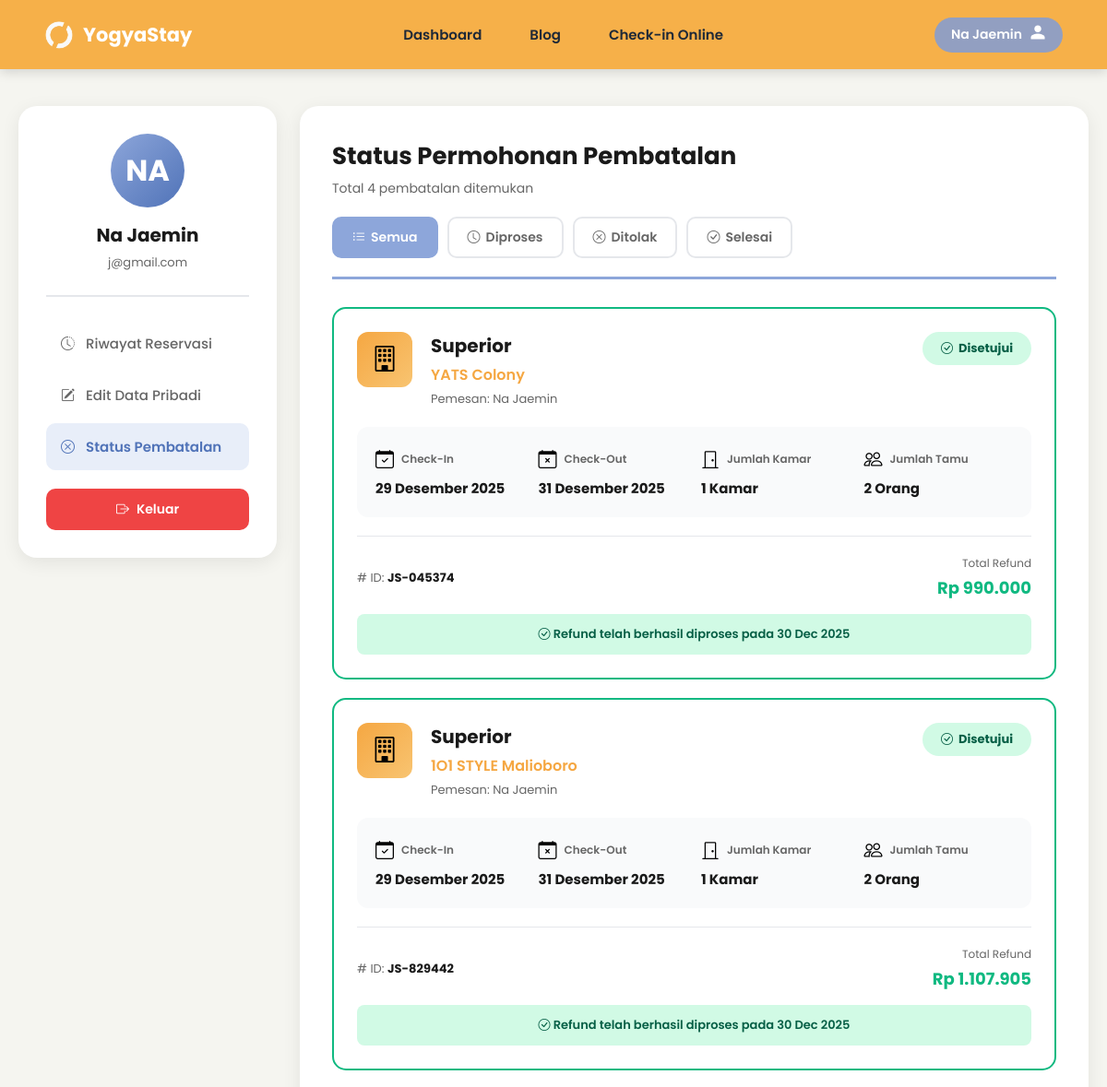
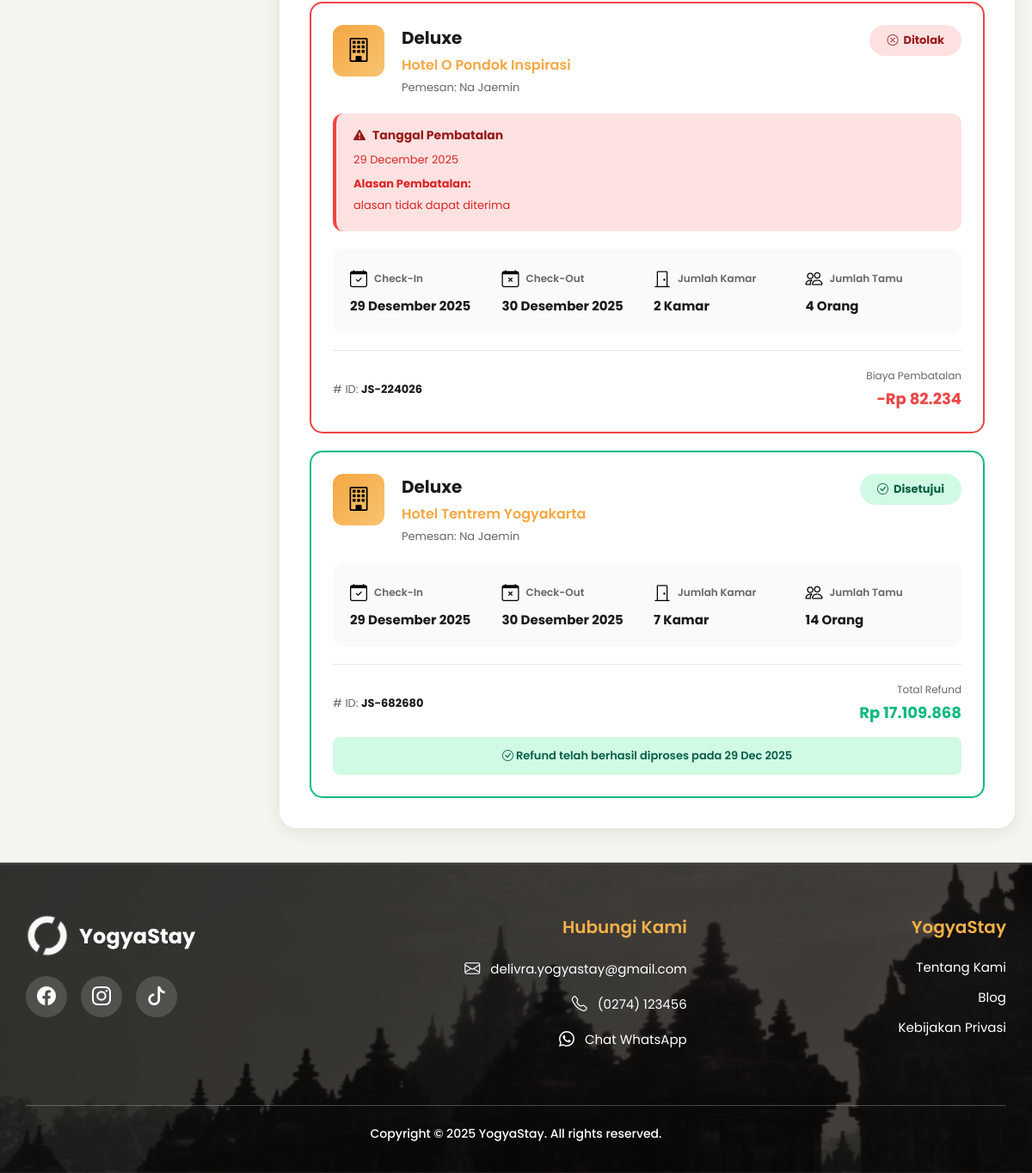
Screenshot of /users/status_pembatalan.php (signed in) with the database file from the repository (2 pictures, top to bottom).
### tables this page shows
CREATE TABLE `users` (
  `id_user` int(11) NOT NULL,
  `nama` varchar(100) NOT NULL,
  `email` varchar(100) NOT NULL,
  `password` varchar(255) NOT NULL,
  `no_telepon` varchar(20) DEFAULT NULL,
  `role_id` enum('user','admin') NOT NULL DEFAULT 'user',
  `created_at` timestamp NOT NULL DEFAULT current_timestamp(),
  `updated_at` timestamp NOT NULL DEFAULT current_timestamp() ON UPDATE current_timestamp(),
  `status` enum('aktif','nonaktif') NOT NULL DEFAULT 'aktif'
);

CREATE TABLE `pembatalan` (
  `id_pembatalan` int(11) NOT NULL,
  `id_booking` int(11) NOT NULL,
  `id_user` int(11) NOT NULL,
  `alasan` text NOT NULL,
  `biaya_pembatalan` decimal(12,2) NOT NULL,
  `total_refund` decimal(12,2) NOT NULL,
  `tanggal_pengajuan` datetime NOT NULL,
  `tanggal_diproses` datetime DEFAULT NULL,
  `status_pembatalan` enum('diproses','disetujui','ditolak') NOT NULL DEFAULT 'diproses',
  `alasan_admin` text DEFAULT NULL,
  `diproses_oleh` int(11) DEFAULT NULL,
  `created_at` timestamp NOT NULL DEFAULT current_timestamp()
);

CREATE TABLE `tipe_kamar` (
  `id_tipe_kamar` int(11) NOT NULL,
  `id_penginapan` int(11) NOT NULL,
  `nama_tipe` varchar(100) NOT NULL,
  `harga_per_malam` decimal(12,2) NOT NULL,
  `kapasitas_orang` int(11) NOT NULL,
  `jumlah_kamar` int(11) NOT NULL,
  `deskripsi` text DEFAULT NULL
);

CREATE TABLE `penginapan` (
  `id_penginapan` int(11) NOT NULL,
  `nama_penginapan` varchar(150) NOT NULL,
  `tipe_penginapan` enum('hotel','villa','homestay') NOT NULL,
  `id_kabupaten` int(11) NOT NULL,
  `id_kecamatan` int(11) NOT NULL,
  `alamat` text NOT NULL,
  `deskripsi` text DEFAULT NULL,
  `tentang_kami` text DEFAULT NULL,
  `harga_mulai` decimal(12,2) NOT NULL,
  `rating` decimal(3,2) DEFAULT 0.00,
  `jumlah_review` int(11) DEFAULT 0,
  `is_featured` tinyint(1) DEFAULT 0,
  `latitude` decimal(10,8) DEFAULT NULL,
  `longitude` decimal(11,8) DEFAULT NULL,
  `status` enum('aktif','nonaktif') DEFAULT 'aktif',
  `created_at` timestamp NOT NULL DEFAULT current_timestamp()
);

CREATE TABLE `booking` (
  `id_booking` int(11) NOT NULL,
  `kode_booking` varchar(20) NOT NULL,
  `id_user` int(11) NOT NULL,
  `id_penginapan` int(11) NOT NULL,
  `id_tipe_kamar` int(11) NOT NULL,
  `tanggal_checkin` date NOT NULL,
  `tanggal_checkout` date NOT NULL,
  `jumlah_kamar` int(11) NOT NULL,
  `jumlah_orang` int(11) NOT NULL,
  `total_harga` decimal(12,2) NOT NULL,
  `status_reservasi` enum('dipesan','check-in','selesai','dibatalkan','menunggu_pembatalan') DEFAULT NULL,
  `created_at` timestamp NOT NULL DEFAULT current_timestamp()
);

### users/status_pembatalan.php (the view, shortened to what this page needs)
<?php
require_once '../config.php';
$user_id = $_SESSION['user_id'];
$user_query = "SELECT nama, email FROM users WHERE id_user = $user_id";
$user_result = mysqli_query($conn, $user_query);
$user_data = mysqli_fetch_assoc($user_result);
$user_email = $user_data['email'] ?? 'user@gmail.com';
$filter = isset($_GET['filter']) ? $_GET['filter'] : 'semua';
$query = "SELECT p.*, b.kode_booking, b.tanggal_checkin, b.tanggal_checkout, b.jumlah_kamar, b.jumlah_orang,
          pen.nama_penginapan, tk.nama_tipe, u.nama as nama_pemesan
          FROM pembatalan p
          JOIN booking b ON p.id_booking = b.id_booking
          JOIN penginapan pen ON b.id_penginapan = pen.id_penginapan
          LEFT JOIN tipe_kamar tk ON b.id_tipe_kamar = tk.id_tipe_kamar
          JOIN users u ON p.id_user = u.id_user
          WHERE p.id_user = $user_id";
$query .= " ORDER BY p.tanggal_pengajuan DESC";
$result = mysqli_query($conn, $query);
$pembatalan_list = mysqli_fetch_all($result, MYSQLI_ASSOC);
function formatTanggalIndo($tanggal) {
    $bulan = array(
        1 => 'Januari', 2 => 'Februari', 3 => 'Maret', 4 => 'April',
        5 => 'Mei', 6 => 'Juni', 7 => 'Juli', 8 => 'Agustus',
        9 => 'September', 10 => 'Oktober', 11 => 'November', 12 => 'Desember'
    );
    $split = explode('-', $tanggal);
    return $split[2] . ' ' . $bulan[(int)$split[1]] . ' ' . $split[0];
}
require_once 'header.php';
?>
<link rel="stylesheet" href="https://cdn.jsdelivr.net/npm/bootstrap-icons@1.11.1/font/bootstrap-icons.css">
<div class="profile-wrapper">
    <div class="profile-container">
        <div class="profile-sidebar">
            <div class="profile-header">
                <div class="profile-avatar">
                    <?= strtoupper(substr($user_name, 0, 2)) ?>
                </div>
                <div class="profile-name"><?= htmlspecialchars($user_name) ?></div>
                <div class="profile-email"><?= htmlspecialchars($user_email) ?></div>
            </div>
            <div class="profile-menu">
                <a href="riwayat_reservasi.php" class="menu-item">
                    <i class="bi bi-clock-history"></i>
                    <span>Riwayat Reservasi</span>
                </a>
                <a href="profil.php" class="menu-item">
                    <i class="bi bi-pencil-square"></i>
                    <span>Edit Data Pribadi</span>
                </a>
                <a href="status_pembatalan.php" class="menu-item active">
                    <i class="bi bi-x-circle"></i>
                    <span>Status Pembatalan</span>
                </a>
            </div>
            <button class="btn-logout" onclick="confirmLogout()">
                <i class="bi bi-box-arrow-right"></i>
                <span>Keluar</span>
            </button>
        </div>
        <div class="reservasi-content">
            <div class="content-header">
                <div>
                    <h2 class="content-title">Status Permohonan Pembatalan</h2>
                    <p class="content-subtitle">Total <?= count($pembatalan_list) ?> pembatalan ditemukan</p>
                </div>
                <div class="filter-buttons">
                    <a href="?filter=semua" class="filter-btn <?= $filter == 'semua' ? 'active' : '' ?>">
                        <i class="bi bi-list-ul"></i>
                        <span>Semua</span>
                    </a>
                    <a href="?filter=diproses" class="filter-btn <?= $filter == 'diproses' ? 'active' : '' ?>">
                        <i class="bi bi-clock"></i>
                        <span>Diproses</span>
                    </a>
                    <a href="?filter=ditolak" class="filter-btn <?= $filter == 'ditolak' ? 'active' : '' ?>">
                        <i class="bi bi-x-circle"></i>
                        <span>Ditolak</span>
                    </a>
                    <a href="?filter=disetujui" class="filter-btn <?= $filter == 'disetujui' ? 'active' : '' ?>">
                        <i class="bi bi-check-circle"></i>
                        <span>Selesai</span>
                    </a>
                </div>
            </div>
            <div class="reservation-list">
                <?php if (empty($pembatalan_list)): ?>
                    <div class="empty-state">
                        <div class="empty-icon"><i class="bi bi-inbox"></i></div>
                        <h3 class="empty-title">Tidak Ada Pembatalan</h3>
                        <p class="empty-text">Anda belum memiliki riwayat pembatalan reservasi</p>
                    </div>
                <?php else: ?>
                    <?php foreach ($pembatalan_list as $pembatalan): ?>
                        <div class="reservation-card status-<?= $pembatalan['status_pembatalan'] ?>">
                            <span class="status-badge <?= $pembatalan['status_pembatalan'] ?>">
                                <?php if ($pembatalan['status_pembatalan'] == 'diproses'): ?>
                                    <i class="bi bi-clock"></i> Diproses
                                <?php elseif ($pembatalan['status_pembatalan'] == 'disetujui'): ?>
                                    <i class="bi bi-check-circle"></i> Disetujui
                                <?php else: ?>
                                    <i class="bi bi-x-circle"></i> Ditolak
                                <?php endif; ?>
                            </span>
                            <div class="card-header">
                                <div class="hotel-icon"><i class="bi bi-building"></i></div>
                                <div class="card-info">
                                    <div class="room-name"><?= htmlspecialchars($pembatalan['nama_tipe']) ?></div>
                                    <div class="hotel-name"><?= htmlspecialchars($pembatalan['nama_penginapan']) ?></div>
                                    <div class="pemesan-info">Pemesan: <?= htmlspecialchars($pembatalan['nama_pemesan']) ?></div>
                                </div>
                            </div>
                            <?php if ($pembatalan['status_pembatalan'] == 'ditolak'): ?>
                                <div class="cancellation-notice">
                                    <h4>
                                        <i class="bi bi-exclamation-triangle-fill"></i>
                                        Tanggal Pembatalan
                                    </h4>
                                    <p><?= date('d F Y', strtotime($pembatalan['tanggal_diproses'])) ?></p>
                                    <p style="margin-top: 8px;"><strong>Alasan Pembatalan:</strong></p>
                                    <p><?= htmlspecialchars($pembatalan['alasan_admin'] ?? $pembatalan['alasan']) ?></p>
                                </div>
                            <?php endif; ?>
                            <div class="card-details">
                                <div class="detail-item">
                                    <div class="detail-icon-box">
                                        <i class="bi bi-calendar-check detail-icon"></i>
                                        <span class="detail-label">Check-In</span>
                                    </div>
                                    <div class="detail-value"><?= formatTanggalIndo($pembatalan['tanggal_checkin']) ?></div>
                                </div>
                                <div class="detail-item">
                                    <div class="detail-icon-box">
                                        <i class="bi bi-calendar-x detail-icon"></i>
                                        <span class="detail-label">Check-Out</span>
                                    </div>
                                    <div class="detail-value"><?= formatTanggalIndo($pembatalan['tanggal_checkout']) ?></div>
                                </div>
                                <div class="detail-item">
                                    <div class="detail-icon-box">
                                        <i class="bi bi-door-closed detail-icon"></i>
                                        <span class="detail-label">Jumlah Kamar</span>
                                    </div>
                                    <div class="detail-value"><?= $pembatalan['jumlah_kamar'] ?> Kamar</div>
                                </div>
                                <div class="detail-item">
                                    <div class="detail-icon-box">
                                        <i class="bi bi-people detail-icon"></i>
                                        <span class="detail-label">Jumlah Tamu</span>
                                    </div>
                                    <div class="detail-value"><?= $pembatalan['jumlah_orang'] ?> Orang</div>
                                </div>
                            </div>
                            <div class="card-footer">
                                <div class="booking-id">
                                    # ID: <strong><?= htmlspecialchars($pembatalan['kode_booking']) ?></strong>
                                </div>
                                <div class="refund-info">
                                    <p class="refund-label">
                                        <?= $pembatalan['status_pembatalan'] == 'disetujui' ? 'Total Refund' : 'Biaya Pembatalan' ?>
                                    </p>
                                    <?php if ($pembatalan['status_pembatalan'] == 'ditolak'): ?>
                                        <div class="refund-amount" style="color: #ef4444;">
                                            -Rp <?= number_format($pembatalan['biaya_pembatalan'], 0, ',', '.') ?>
                                        </div>
                                    <?php else: ?>
                                        <div class="refund-amount">
                                            Rp <?= number_format($pembatalan['total_refund'], 0, ',', '.') ?>
                                        </div>
                                    <?php endif; ?>
                                </div>
                            </div>
                            <?php if ($pembatalan['status_pembatalan'] == 'diproses'): ?>
                                <div class="refund-status">
                                    <i class="bi bi-clock-history"></i> Refund sedang diproses
                                </div>
                            <?php elseif ($pembatalan['status_pembatalan'] == 'disetujui'): ?>
                                <div class="refund-status success">
                                    <i class="bi bi-check-circle"></i> Refund telah berhasil diproses pada <?= date('d M Y', strtotime($pembatalan['tanggal_diproses'])) ?>
                                </div>
                            <?php endif; ?>
                        </div>
                    <?php endforeach; ?>
                <?php endif; ?>
            </div>
        </div>
    </div>
</div>
<?php
require_once 'footer.php';
?>

### users/header.php (style rules this page uses)
* { margin: 0; padding: 0; box-sizing: border-box; }
body { font-family: 'Poppins', sans-serif; background: #F5F5F5; }

### users/footer.php (style rules this page uses)
* { font-family: "Poppins", sans-serif; box-sizing: border-box; }

### rows the page displays
users: email "j@gmail.com"
pembatalan: status_pembatalan "disetujui" (drawn), tipe_kamar.nama_tipe "Superior", penginapan.nama_penginapan "YATS Colony", id_user.nama "Na Jaemin", id_booking.tanggal_checkin "29 Desember 2025", id_booking.tanggal_checkout "31 Desember 2025", id_booking.jumlah_kamar "1", id_booking.jumlah_orang "2", id_booking.kode_booking "JS-045374", total_refund "990.000", tanggal_diproses "30 Dec 2025"
pembatalan: status_pembatalan "disetujui" (drawn), tipe_kamar.nama_tipe "Superior", penginapan.nama_penginapan "1O1 STYLE Malioboro", id_user.nama "Na Jaemin", id_booking.tanggal_checkin "29 Desember 2025", id_booking.tanggal_checkout "31 Desember 2025", id_booking.jumlah_kamar "1", id_booking.jumlah_orang "2", id_booking.kode_booking "JS-829442", total_refund "1.107.905", tanggal_diproses "30 Dec 2025"
pembatalan: status_pembatalan "ditolak" (drawn), tipe_kamar.nama_tipe "Deluxe", penginapan.nama_penginapan "Hotel O Pondok Inspirasi", id_user.nama "Na Jaemin", tanggal_diproses "29 December 2025", alasan_admin "alasan tidak dapat diterima", id_booking.tanggal_checkin "29 Desember 2025", id_booking.tanggal_checkout "30 Desember 2025", id_booking.jumlah_kamar "2", id_booking.jumlah_orang "4", id_booking.kode_booking "JS-224026", biaya_pembatalan "82.234"
pembatalan: status_pembatalan "disetujui" (drawn), tipe_kamar.nama_tipe "Deluxe", penginapan.nama_penginapan "Hotel Tentrem Yogyakarta", id_user.nama "Na Jaemin", id_booking.tanggal_checkin "29 Desember 2025", id_booking.tanggal_checkout "30 Desember 2025", id_booking.jumlah_kamar "7", id_booking.jumlah_orang "14", id_booking.kode_booking "JS-682680", total_refund "17.109.868", tanggal_diproses "29 Dec 2025"

### other values shown
$user_name "Na Jaemin"
substr($user_name, 0, 2) "NA"
count($pembatalan_list) "4"
